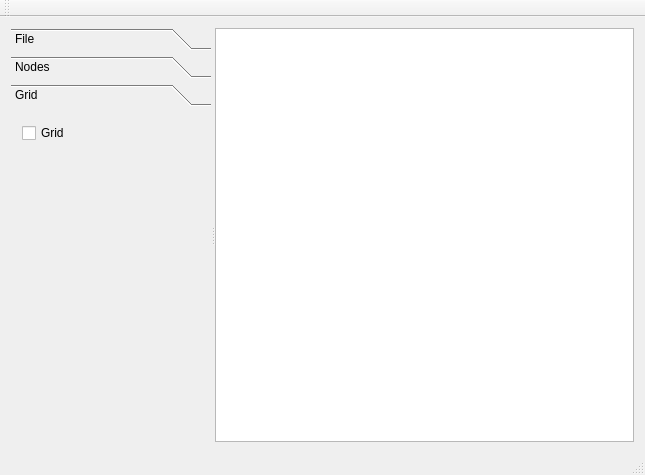
<?xml version="1.0" encoding="UTF-8"?>
<ui version="4.0">
 <class>MainWindow</class>
 <widget class="QMainWindow" name="MainWindow">
  <property name="geometry">
   <rect>
    <x>0</x>
    <y>0</y>
    <width>645</width>
    <height>475</height>
   </rect>
  </property>
  <widget class="QWidget" name="centralWidget">
   <layout class="QHBoxLayout" name="horizontalLayout">
    <item>
     <widget class="QSplitter" name="splitter">
      <property name="orientation">
       <enum>Qt::Horizontal</enum>
      </property>
      <widget class="QToolBox" name="toolBox">
       <property name="minimumSize">
        <size>
         <width>200</width>
         <height>400</height>
        </size>
       </property>
       <property name="frameShape">
        <enum>QFrame::NoFrame</enum>
       </property>
       <property name="frameShadow">
        <enum>QFrame::Plain</enum>
       </property>
       <property name="currentIndex">
        <number>2</number>
       </property>
       <widget class="QWidget" name="filePage">
        <property name="geometry">
         <rect>
          <x>0</x>
          <y>0</y>
          <width>200</width>
          <height>316</height>
         </rect>
        </property>
        <attribute name="label">
         <string>File</string>
        </attribute>
       </widget>
       <widget class="QWidget" name="nodePage">
        <property name="geometry">
         <rect>
          <x>0</x>
          <y>0</y>
          <width>200</width>
          <height>316</height>
         </rect>
        </property>
        <attribute name="label">
         <string>Nodes</string>
        </attribute>
        <layout class="QVBoxLayout" name="verticalLayout">
         <property name="margin">
          <number>0</number>
         </property>
         <item>
          <widget class="QWidget" name="toolsWidget" native="true">
           <property name="sizePolicy">
            <sizepolicy hsizetype="Preferred" vsizetype="Preferred">
             <horstretch>1</horstretch>
             <verstretch>0</verstretch>
            </sizepolicy>
           </property>
           <layout class="QGridLayout" name="gridLayout" rowstretch="0">
            <property name="margin">
             <number>0</number>
            </property>
            <property name="spacing">
             <number>0</number>
            </property>
            <item row="0" column="2">
             <widget class="QToolButton" name="nodeToolButton">
              <property name="text">
               <string>N</string>
              </property>
              <property name="checkable">
               <bool>true</bool>
              </property>
              <property name="autoExclusive">
               <bool>true</bool>
              </property>
              <property name="autoRaise">
               <bool>true</bool>
              </property>
             </widget>
            </item>
            <item row="0" column="1">
             <widget class="QToolButton" name="nodeLinkToolButton">
              <property name="text">
               <string>L</string>
              </property>
              <property name="checkable">
               <bool>true</bool>
              </property>
              <property name="autoExclusive">
               <bool>true</bool>
              </property>
              <property name="autoRaise">
               <bool>true</bool>
              </property>
             </widget>
            </item>
            <item row="0" column="3" alignment="Qt::AlignLeft">
             <widget class="QToolButton" name="moveToolButton">
              <property name="text">
               <string>M</string>
              </property>
              <property name="checkable">
               <bool>true</bool>
              </property>
              <property name="autoExclusive">
               <bool>true</bool>
              </property>
              <property name="autoRaise">
               <bool>true</bool>
              </property>
             </widget>
            </item>
           </layout>
          </widget>
         </item>
         <item>
          <widget class="OptionsStackedWidget" name="optionsWidget">
           <widget class="QWidget" name="selectionOptions"/>
           <widget class="QWidget" name="nodeOptions">
            <layout class="QVBoxLayout" name="verticalLayout_3">
             <property name="margin">
              <number>0</number>
             </property>
             <item>
              <widget class="NodeTypeListWidget" name="nodeTypeListWidget">
               <property name="viewMode">
                <enum>QListView::ListMode</enum>
               </property>
              </widget>
             </item>
            </layout>
           </widget>
          </widget>
         </item>
        </layout>
       </widget>
       <widget class="QWidget" name="gridPage">
        <property name="geometry">
         <rect>
          <x>0</x>
          <y>0</y>
          <width>200</width>
          <height>316</height>
         </rect>
        </property>
        <attribute name="label">
         <string>Grid</string>
        </attribute>
        <layout class="QFormLayout" name="formLayout">
         <item row="0" column="0">
          <widget class="QCheckBox" name="gridCheckBox">
           <property name="text">
            <string>Grid</string>
           </property>
          </widget>
         </item>
        </layout>
       </widget>
      </widget>
      <widget class="DiagramView" name="diagramView">
       <property name="sizePolicy">
        <sizepolicy hsizetype="Expanding" vsizetype="Expanding">
         <horstretch>1</horstretch>
         <verstretch>0</verstretch>
        </sizepolicy>
       </property>
       <property name="mouseTracking">
        <bool>true</bool>
       </property>
      </widget>
     </widget>
    </item>
   </layout>
  </widget>
  <widget class="QMenuBar" name="menuBar">
   <property name="geometry">
    <rect>
     <x>0</x>
     <y>0</y>
     <width>645</width>
     <height>22</height>
    </rect>
   </property>
  </widget>
  <widget class="QToolBar" name="mainToolBar">
   <attribute name="toolBarArea">
    <enum>TopToolBarArea</enum>
   </attribute>
   <attribute name="toolBarBreak">
    <bool>false</bool>
   </attribute>
  </widget>
  <widget class="QStatusBar" name="statusBar"/>
 </widget>
 <layoutdefault spacing="6" margin="11"/>
 <customwidgets>
  <customwidget>
   <class>DiagramView</class>
   <extends>QGraphicsView</extends>
   <header>diagram/diagramview.h</header>
  </customwidget>
  <customwidget>
   <class>NodeTypeListWidget</class>
   <extends>QListWidget</extends>
   <header>nodetype/nodetypelistwidget.h</header>
  </customwidget>
  <customwidget>
   <class>OptionsStackedWidget</class>
   <extends>QStackedWidget</extends>
   <header>nodetype/optionsstackedwidget.h</header>
   <container>1</container>
   <slots>
    <slot>showSelectionOptions()</slot>
    <slot>showNodeOptions()</slot>
   </slots>
  </customwidget>
 </customwidgets>
 <resources/>
 <connections/>
</ui>
